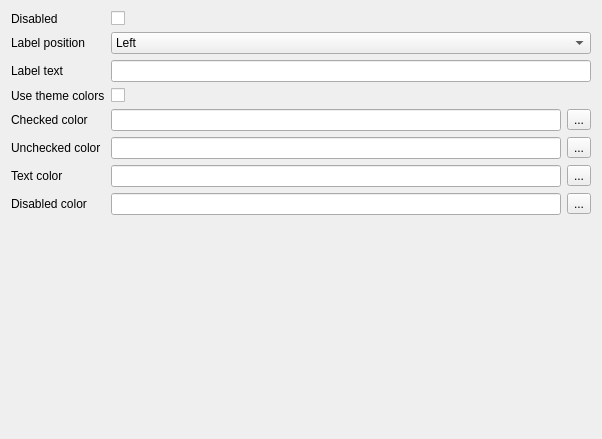
<?xml version="1.0" encoding="UTF-8"?>
<ui version="4.0">
 <class>RadioButtonSettingsForm</class>
 <widget class="QWidget" name="RadioButtonSettingsForm">
  <property name="geometry">
   <rect>
    <x>0</x>
    <y>0</y>
    <width>602</width>
    <height>439</height>
   </rect>
  </property>
  <property name="windowTitle">
   <string>Form</string>
  </property>
  <layout class="QVBoxLayout" name="verticalLayout">
   <item>
    <layout class="QFormLayout" name="formLayout">
     <item row="0" column="0">
      <widget class="QLabel" name="disabledLabel">
       <property name="text">
        <string>Disabled</string>
       </property>
      </widget>
     </item>
     <item row="0" column="1">
      <widget class="QCheckBox" name="disabledCheckBox"/>
     </item>
     <item row="2" column="0">
      <widget class="QLabel" name="labelTextLabel_2">
       <property name="text">
        <string>Label text</string>
       </property>
      </widget>
     </item>
     <item row="2" column="1">
      <widget class="QLineEdit" name="labelTextLineEdit_2"/>
     </item>
     <item row="3" column="0">
      <widget class="QLabel" name="useThemeColorsLabel_3">
       <property name="text">
        <string>Use theme colors</string>
       </property>
      </widget>
     </item>
     <item row="3" column="1">
      <widget class="QCheckBox" name="useThemeColorsCheckBox_3"/>
     </item>
     <item row="4" column="0">
      <widget class="QLabel" name="checkedColorLabel_3">
       <property name="text">
        <string>Checked color</string>
       </property>
      </widget>
     </item>
     <item row="5" column="0">
      <widget class="QLabel" name="uncheckedColorLabel_3">
       <property name="text">
        <string>Unchecked color</string>
       </property>
      </widget>
     </item>
     <item row="6" column="0">
      <widget class="QLabel" name="textColorLabel_3">
       <property name="text">
        <string>Text color</string>
       </property>
      </widget>
     </item>
     <item row="7" column="0">
      <widget class="QLabel" name="disabledColorLabel_3">
       <property name="text">
        <string>Disabled color</string>
       </property>
      </widget>
     </item>
     <item row="1" column="0">
      <widget class="QLabel" name="labelPositionLabel_3">
       <property name="text">
        <string>Label position</string>
       </property>
      </widget>
     </item>
     <item row="1" column="1">
      <widget class="QComboBox" name="labelPositionComboBox_2">
       <item>
        <property name="text">
         <string>Left</string>
        </property>
       </item>
       <item>
        <property name="text">
         <string>Right</string>
        </property>
       </item>
      </widget>
     </item>
     <item row="4" column="1">
      <layout class="QHBoxLayout" name="horizontalLayout_5">
       <item>
        <widget class="QLineEdit" name="checkedColorLineEdit_2"/>
       </item>
       <item>
        <widget class="QToolButton" name="checkedColorToolButton_2">
         <property name="text">
          <string>...</string>
         </property>
        </widget>
       </item>
      </layout>
     </item>
     <item row="5" column="1">
      <layout class="QHBoxLayout" name="horizontalLayout_6">
       <item>
        <widget class="QLineEdit" name="uncheckedColorLineEdit_2"/>
       </item>
       <item>
        <widget class="QToolButton" name="uncheckedColorToolButton_2">
         <property name="text">
          <string>...</string>
         </property>
        </widget>
       </item>
      </layout>
     </item>
     <item row="6" column="1">
      <layout class="QHBoxLayout" name="horizontalLayout_7">
       <item>
        <widget class="QLineEdit" name="textColorLineEdit_2"/>
       </item>
       <item>
        <widget class="QToolButton" name="textColorToolButton_2">
         <property name="text">
          <string>...</string>
         </property>
        </widget>
       </item>
      </layout>
     </item>
     <item row="7" column="1">
      <layout class="QHBoxLayout" name="horizontalLayout_8">
       <item>
        <widget class="QLineEdit" name="disabledColorLineEdit_2"/>
       </item>
       <item>
        <widget class="QToolButton" name="disabledColorToolButton_2">
         <property name="text">
          <string>...</string>
         </property>
        </widget>
       </item>
      </layout>
     </item>
    </layout>
   </item>
  </layout>
 </widget>
 <resources/>
 <connections/>
</ui>
